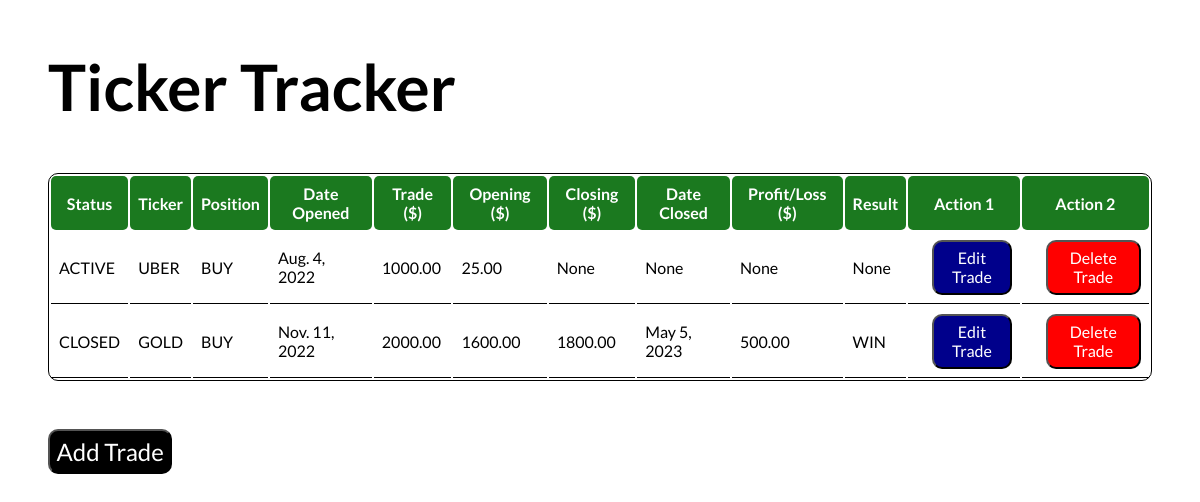
The page / on the database its author committed.
### tracker/models.py (models this page shows, shortened)
class Tracker(models.Model):
    status = models.CharField(max_length= 6, null=False, blank=False)
    ticker = models.CharField(max_length= 8, null=False, blank=False)
    position = models.CharField(max_length= 4, null=False, blank=False)
    date_opened = models.DateField(null=False, blank=False)
    amount_traded = models.DecimalField(max_digits=8, decimal_places=2, null=False, blank=False)
    opening_price = models.DecimalField(max_digits=8, decimal_places=2, null=False, blank=False)
    closing_price = models.DecimalField(max_digits=8, decimal_places=2, null=True, blank=True)
    date_closed = models.DateField(null=True, blank=True)
    profit_loss = models.DecimalField(max_digits=8, decimal_places=2, null=True, blank=True)
    result = models.CharField(max_length= 4, null=True, blank=True)

### tracker/views.py (the view)
# urls.py: path('', get_tracker, name='get_tracker'),
def get_tracker(request):
    trackers = Tracker.objects.all()
    context = {
        'tracker': trackers
    }
    return render(request, 'tracker/tracker.html', context)

### tracker/templates/tracker/tracker.html (shortened to what this page needs)
{% load static %}
<!DOCTYPE html>
<html lang="en">
<head>
    <link rel="stylesheet" type='text/css' href="{% static 'css/style.css' %}">
</head>
<body>
    <h1>Ticker Tracker</h1>
    <table>
        <th class="table_header">Status</th>
        <th class="table_header">Ticker</th>
        <th class="table_header">Position</th>
        <th class="table_header">Date Opened</th>
        <th class="table_header">Trade ($)</th>
        <th class="table_header">Opening ($)</th>
        <th class="table_header">Closing ($)</th>
        <th class="table_header">Date Closed</th>
        <th class="table_header">Profit/Loss ($)</th>
        <th class="table_header">Result</th>
        <th class="table_header">Action 1</th>
        <th class="table_header">Action 2</th>
        {% for ticker in tracker%}
        <tr class="table_row">
            <td>{{ ticker.status }}</td>
            <td>{{ ticker.ticker }}</td>
            <td>{{ ticker.position }}</td>
            <td>{{ ticker.date_opened }}</td>
            <td>{{ ticker.amount_traded }}</td>
            <td>{{ ticker.opening_price }}</td>
            <td>{{ ticker.closing_price }}</td>
            <td>{{ ticker.date_closed }}</td>
            <td>{{ ticker.profit_loss }}</td>
            <td>{{ ticker.result }}</td>
            <td>
                <a href="/edit_trade/ {{ ticker.id }}">
                    <button class="edit_button">Edit Trade</button>
                </a>
            </td>
            <td>
                <a href="/delete_trade/ {{ ticker.id }}">
                    <button class="delete_button">Delete Trade</button>
                </a>
            </td>
        </tr>
        {% empty %}
        <tr><td>There are currently no trades to track</td></tr>
        {% endfor %}
    </table>
    <a href="/add_trade"><button class="add_button">Add Trade</button></a>
</body>
</html>

### tracker/static/css/style.css (style rules this page uses)
* { margin: 0; padding: 0; font-family: 'Lato', sans-serif; }
table { margin: 3rem; border: 1px solid black; border-radius: 10px; }
h1 { margin: 3rem; font-size: 4rem; font-weight: 600; }
.table_header { padding: .5rem; background-color: rgb(27, 121, 31); color: white; font-size: 1rem; border-radius: 5px; }
td { margin: .5rem; padding: .5rem; border-bottom: 1px solid black; }
.add_button { margin-left: 3rem; font-size: 1.5rem; padding: .4rem; background-color: black; color: white; border-radius: 10px; }
.edit_button { margin-left: 1rem; font-size: 1rem; padding: .4rem; background-color: darkblue; color: white; border-radius: 10px; }
.delete_button { margin-left: 1rem; font-size: 1rem; padding: .4rem; background-color: red; color: white; border-radius: 10px; }

### rows shown on the page
Tracker: status "ACTIVE", ticker "UBER", position "BUY", date_opened "Aug. 4, 2022", amount_traded "1000.00", opening_price "25.00", closing_price "None", date_closed "None", profit_loss "None", result "None"
Tracker: status "CLOSED", ticker "GOLD", position "BUY", date_opened "Nov. 11, 2022", amount_traded "2000.00", opening_price "1600.00", closing_price "1800.00", date_closed "May 5, 2023", profit_loss "500.00", result "WIN"
